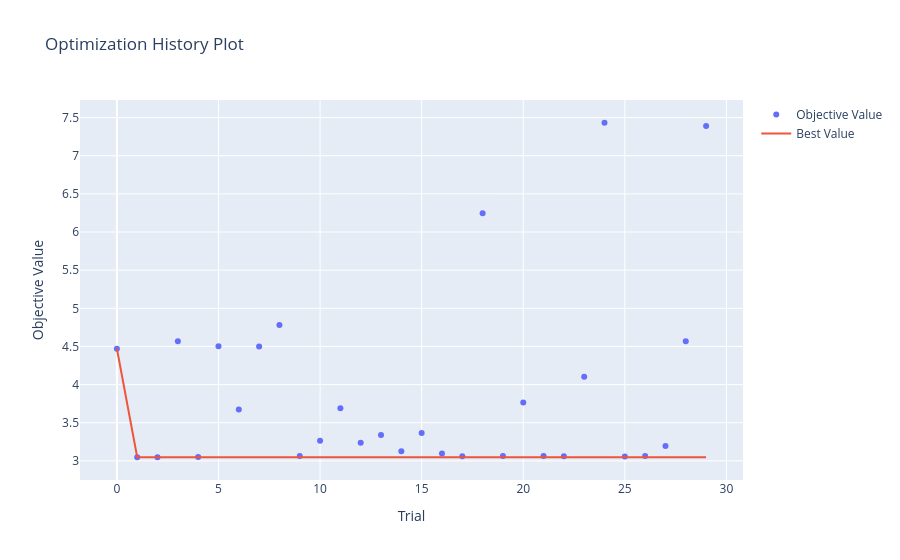

The cell this chart's notebook holds for it:
### Code cell
plot_optimization_history(study)

### Figure 1 — Plotly figure (JSON) as saved in the notebook; plotly's stock layout.template omitted (floating-point values rounded to 4 significant figures)
{"data": [{"mode": "markers", "name": "Objective Value", "type": "scatter", "x": [0, 1, 2, 3, 4, 5, 6, 7, 8, 9, 10, 11, 12, 13, 14, 15, 16, 17, 18, 19, 20, 21, 22, 23, 24, 25, 26, 27, 28, 29], "y": [4.47, 3.048, 3.048, 4.567, 3.051, 4.501, 3.674, 4.498, 4.783, 3.063, 3.263, 3.689, 3.239, 3.338, 3.125, 3.366, 3.096, 3.062, 6.246, 3.064, 3.766, 3.065, 3.059, 4.102, 7.432, 3.059, 3.065, 3.197, 4.568, 7.391]}, {"mode": "lines", "name": "Best Value", "type": "scatter", "x": [0, 1, 2, 3, 4, 5, 6, 7, 8, 9, 10, 11, 12, 13, 14, 15, 16, 17, 18, 19, 20, 21, 22, 23, 24, 25, 26, 27, 28, 29], "y": [4.47, 3.048, 3.048, 3.048, 3.048, 3.048, 3.048, 3.048, 3.048, 3.048, 3.048, 3.048, 3.048, 3.048, 3.048, 3.048, 3.048, 3.048, 3.048, 3.048, 3.048, 3.048, 3.048, 3.048, 3.048, 3.048, 3.048, 3.048, 3.048, 3.048]}, {"marker": {"color": "#cccccc"}, "mode": "markers", "name": "Infeasible Trial", "showlegend": false, "type": "scatter", "x": [], "y": []}], "layout": {"title": {"text": "Optimization History Plot"}, "xaxis": {"title": {"text": "Trial"}}, "yaxis": {"title": {"text": "Objective Value"}}}}
